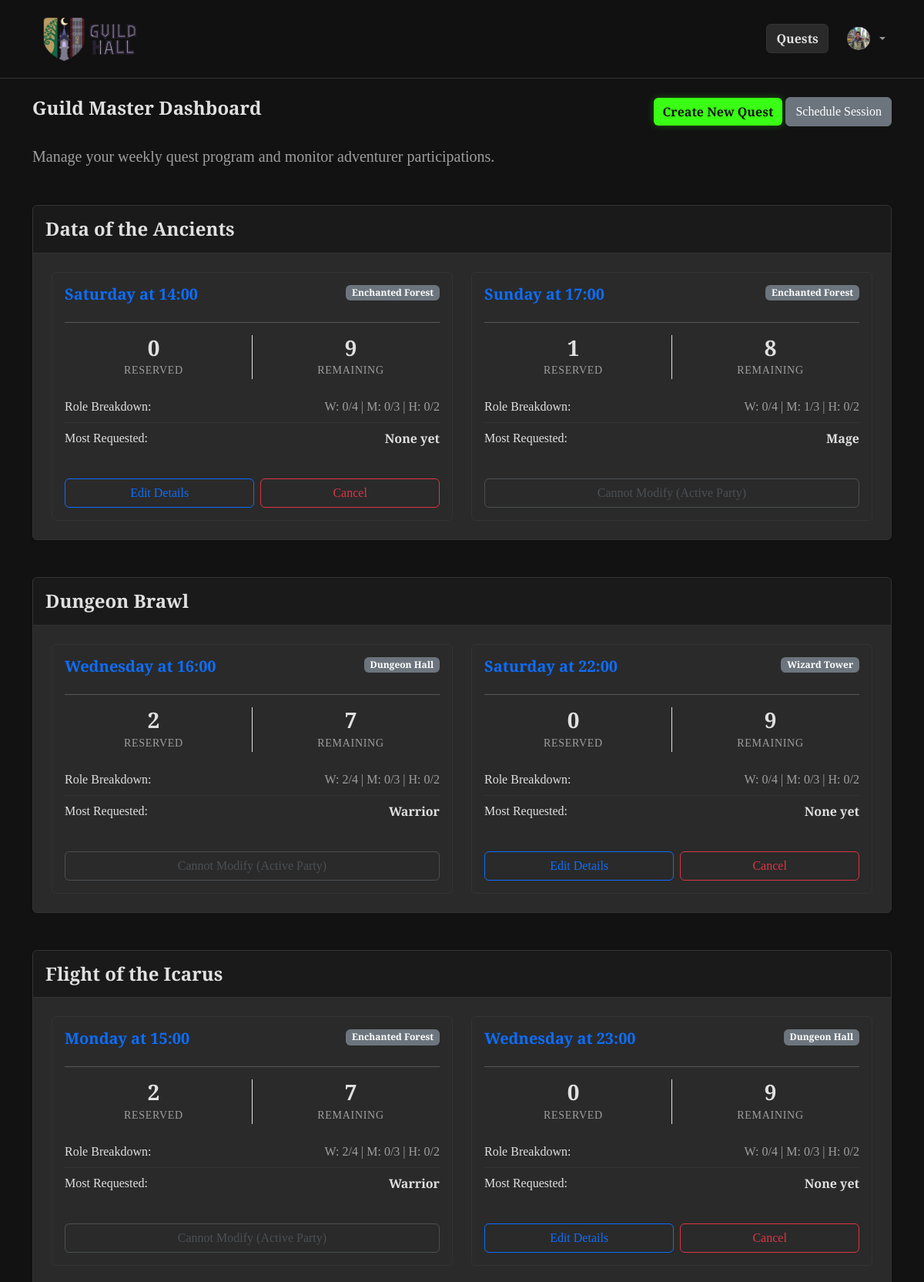
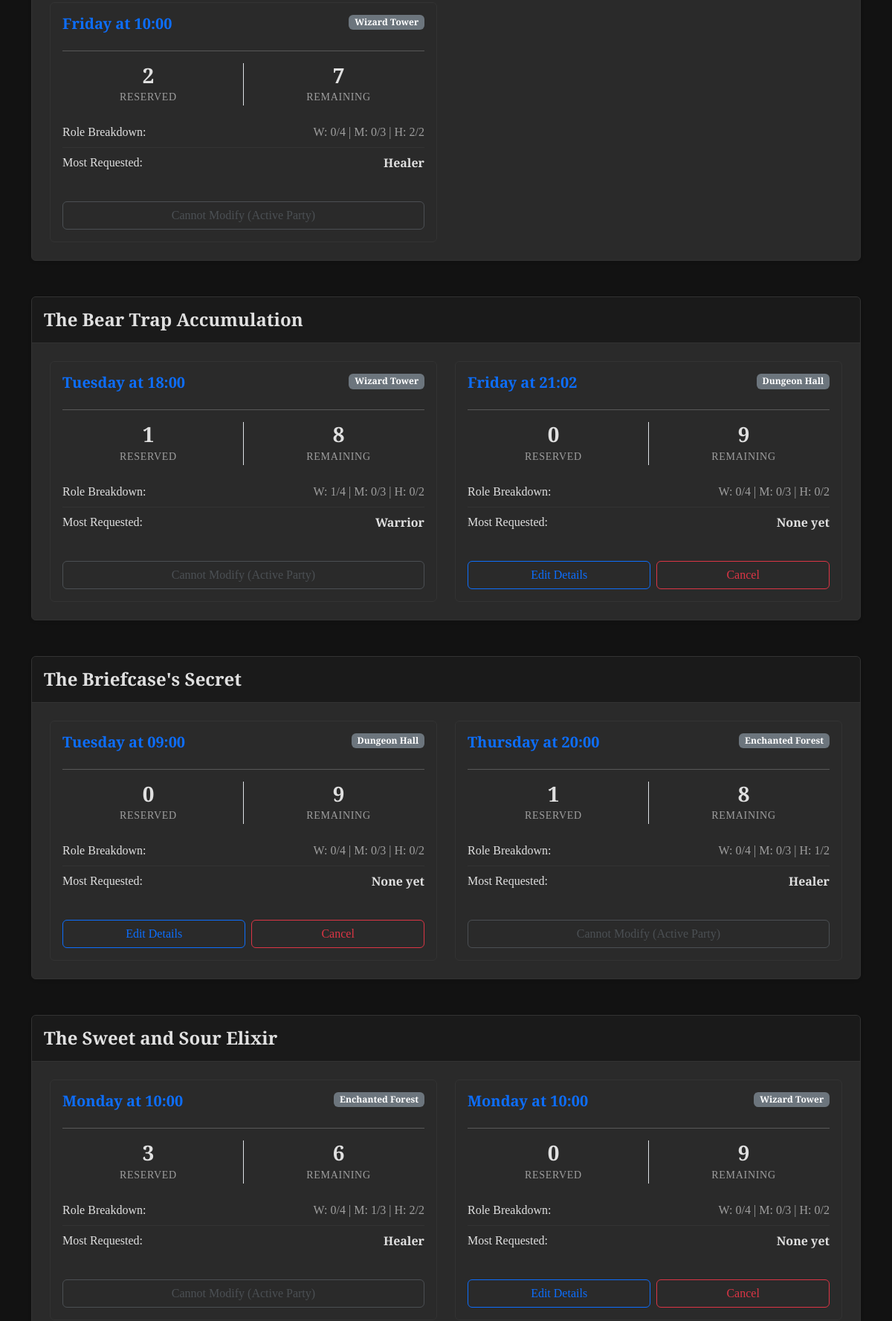
The page /gm/dashboard (signed in, upper part) on the database its author committed (2 pictures, top to bottom).
### tables this page shows
CREATE TABLE "users" (
	"UId"	INTEGER,
	"username"	TEXT NOT NULL UNIQUE,
	"password_hash"	TEXT NOT NULL,
	"role"	TEXT NOT NULL,
	"avatar_filename"	TEXT,
	PRIMARY KEY("UId" AUTOINCREMENT)
);

CREATE TABLE "quests" (
	"QId"	INTEGER,
	"title"	TEXT NOT NULL,
	"duration"	INTEGER NOT NULL,
	"quest_type"	TEXT NOT NULL,
	"difficulty"	TEXT NOT NULL,
	"description"	TEXT,
	"image_filename"	TEXT,
	PRIMARY KEY("QId" AUTOINCREMENT)
);

### app.py (the view)
@app.route('/gm/dashboard')
@login_required
def gm_dashboard():
    if current_user.role != GM:
        flash("Access denied. Only Guild Masters can view this page.", "danger")
        return redirect(url_for('profile'))
    raw_stats = db.get_gm_dashboard_stats()
    quests_grouped = {}
    for row in raw_stats:
        qid = row['QId']
        if qid not in quests_grouped:
            quests_grouped[qid] = {
                'title': row['title'],
                'sessions': []
            }
        if row['SId'] is not None:
            roles = {
                'Warrior': row['warrior_res'],
                'Mage': row['mage_res'],
                'Healer': row['healer_res']
            }
            max_res = max(roles.values())
            if max_res == 0:
                most_requested = "None yet"
            else:
                most_requested = ", ".join([k for k, v in roles.items() if v == max_res])
            session_dict = dict(row)
            session_dict['remaining_places'] = 9 - row['total_reserved']
            session_dict['most_requested'] = most_requested
            quests_grouped[qid]['sessions'].append(session_dict)
    return render_template('gm_dashboard.html', quests_grouped=quests_grouped)

### app.py (called while the page is built)
@login_manager.user_loader
def load_user(user_id):
    return db.get_user_by_id(user_id)

### db.py (called while the page is built)
def get_db_connection():
    conn = sqlite3.connect('database.db')
    conn.row_factory = sqlite3.Row
    return conn

def get_user_by_id(uid):
    conn = get_db_connection()
    cursor = conn.cursor()
    query = 'SELECT * FROM users WHERE UId = ?'
    cursor.execute(query, (uid,))
    user_row = cursor.fetchone()
    conn.close()
    if user_row:
        return User(id=user_row['UId'],
                    username=user_row['username'],
                    role=user_row['role'],
                    avatar_filename=user_row['avatar_filename'])
    return None

### templates/gm_dashboard.html (shortened to what this page needs)
{% extends 'base.html' %}
{% block content %}
<div class="d-flex justify-content-between align-items-center mb-4">
    <h2>Guild Master Dashboard</h2>
    <div>
        <a href="{{ url_for('create_quest')}}" class="btn btn-primary">Create New Quest</a>
        <a href="{{ url_for('schedule_session')}}" class="btn btn-secondary">Schedule Session</a>
    </div>
</div>
<p class="lead text-muted mb-5">Manage your weekly quest program and monitor adventurer participations.</p>
{% if quests_grouped %}
    {% for qid, quest in quests_grouped.items() %}
        <div class="card shadow-sm mb-5 border-0 bg-light">
            <div class="card-header bg-dark text-white py-3">
                <h4 class="mb-0">{{ quest.title }}</h4>
            </div>
            <div class="card-body p-4">
                <div class="row row-cols-1 row-cols-lg-2 g-4">
                    {% for session in quest.sessions %}
                        <div class="col">
                            <div class="card h-100 border-secondary">
                                <div class="card-body">
                                    <div class="d-flex justify-content-between">
                                        <h5 class="card-title text-primary">{{ session.day }} at {{ session.start_time }}</h5>
                                        <span class="badge bg-secondary h-100">{{ session.location }}</span>
                                    </div>
                                    <hr>
                                    <div class="row text-center mb-3">
                                        <div class="col border-end">
                                            <h3 class="mb-0">{{ session.total_reserved }}</h3>
                                            <small class="text-muted">Reserved</small>
                                        </div>
                                        <div class="col">
                                            <h3 class="mb-0">{{ session.remaining_places }}</h3>
                                            <small class="text-muted">Remaining</small>
                                        </div>
                                    </div>
                                    <ul class="list-group list-group-flush mb-3">
                                        <li class="list-group-item d-flex justify-content-between px-0">
                                            Role Breakdown:
                                            <span class="text-muted">
                                                W: {{ session.warrior_res }}/4 | M: {{ session.mage_res }}/3 | H: {{ session.healer_res }}/2
                                            </span>
                                        </li>
                                        <li class="list-group-item d-flex justify-content-between px-0">
                                            Most Requested:
                                            <strong>{{ session.most_requested }}</strong>
                                        </li>
                                    </ul>
                                    <div class="text-end mt-auto pt-3">
                                        {% if session.total_reserved == 0 %}
                                            <div class="d-flex gap-2">
                                                <button type="button" class="btn btn-outline-primary w-100" data-bs-toggle="modal" data-bs-target="#manageSessionModal{{ session.SId }}">
                                                    Edit Details
                                                </button>
                                                <form action="{{ url_for('gm_cancel_session', session_id=session.SId) }}" method="POST" onsubmit="return confirm('Permanently cancel this scheduled session?');" class="w-100">
                                                    <button type="submit" class="btn btn-outline-danger w-100">Cancel</button>
                                                </form>
                                            </div>
                                        {% else %}
                                            <button class="btn btn-outline-secondary w-100" disabled>Cannot Modify (Active Party)</button>
                                        {% endif %}
                                    </div>
                                </div>
                            </div>
                        </div>
                    {% endfor %}
                </div>
            </div>
        </div>
    {% endfor %}
{% else %}
    <div class="alert alert-info">No quests or sessions have been scheduled for this week.</div>
{% endif %}
{% endblock %}

### templates/base.html (shortened to what this page needs)
<!DOCTYPE html>
<html lang="en">
<head>
    <link href="https://cdn.jsdelivr.net/npm/bootstrap@5.3.0/dist/css/bootstrap.min.css" rel="stylesheet">
    <link rel="stylesheet" href="{{ url_for('static', filename='css/style.css') }}">
</head>
<body {% block scrollspy %}{% endblock %}>
    <header>
        {% set is_home = request.endpoint == 'index' %}
        <nav id="{{ 'homeNavbar' if is_home else 'genNavbar' }}"
             class="navbar navbar-expand-lg navbar-dark {{ 'fixed-top navbar-transparent' if is_home else 'sticky-top glass-nav' }}">
            <div class="container">
                <a class="navbar-brand" href="{{ url_for('index') }}">
                    <img src="{{ url_for('static', filename='images/logo.png') }}" alt="Guild Logo" id="logo" class="d-inline-block align-text-top me-2">
                </a>
                <div class="collapse navbar-collapse justify-content-end" id="mobileMenu">
                    <ul class="navbar-nav align-items-lg-center">
                        <li class="nav-item me-lg-3 mb-2 mb-lg-0 {% if current_user.is_authenticated %}d-none d-lg-block{% endif %}">
                            <a class="btn btn-info w-100 text-dark fw-bold" href="{{ url_for('all_quests') }}">Quests</a>
                        </li>
                        {% if current_user.is_authenticated %}
                            <li class="nav-item dropdown d-none d-lg-block">
                                <a class="nav-link dropdown-toggle d-flex align-items-center justify-content-center" href="#" id="userDropdown" role="button" data-bs-toggle="dropdown" aria-expanded="false">
                                    {% if current_user.avatar_filename %}
                                        <img src="{{ url_for('static', filename='images/avatars/' + current_user.avatar_filename) }}" class="rounded-circle me-2 avatar-desktop">
                                    {% else %}
                                        <img src="{{ url_for('static', filename='images/avatars/davatar.jpg') }}" class="rounded-circle me-2 avatar-desktop avatar-default">
                                    {% endif %}
                                </a>
                            </li>
                        {% endif %}
                    </ul>
                </div>
            </div>
        </nav>
    </header>
    <main class="container my-4">
        {% block content %}{% endblock %}
    </main>
</body>
</html>

### static/css/style.css (style rules this page uses)
:root { --bg-obsidian: #121212; --surface-parchment: #2A2A2A; --text-primary: #E0E0E0; --text-muted: #9E9E9E; --accent-magic: #39FF14; --role-warrior: #dc7e14; --role-mage: #00b0ff; --role-healer: #92c850; --border-dim: #333333; }
body { background-color: var(--bg-obsidian); color: var(--text-primary); font-family: 'EB Garamond', serif; }
h1, h2, h3, h4, h5, h6, .navbar-brand { font-family: 'Cinzel', serif; font-weight: 600; color: var(--text-primary); }
h2 { font-size: 1.5rem; }
p { font-size: 1rem; font-weight: 400; }
small { font-size: 0.875rem; text-transform: uppercase; letter-spacing: 0.05em; color: var(--text-muted); }
.card, .bg-light, .bg-white { background-color: var(--surface-parchment) !important; border: 1px solid var(--border-dim) !important; color: var(--text-primary) !important; }
.card-header.bg-dark { background-color: #1a1a1a !important; border-bottom: 1px solid var(--border-dim); }
.text-muted { color: var(--text-muted) !important; }
.btn-primary { background-color: var(--accent-magic); color: #121212; border: none; font-weight: 600; box-shadow: 0 0 10px rgba(57, 255, 20, 0.3); transition: all 0.3s ease; }
.btn:disabled, .btn.disabled, button[disabled] { opacity: 0.5; cursor: not-allowed !important; box-shadow: none !important; pointer-events: all; pointer-events: none; }
.badge { color: white; }
.list-group-item { background-color: transparent !important; color: var(--text-primary) !important; border-color: var(--border-dim) !important; }
.navbar-brand { padding-top: 0; padding-bottom: 0; }
#logo { max-width: 150px; }
.glass-nav { background-color: rgba(18, 18, 18, 0.95) !important; backdrop-filter: blur(10px); -webkit-backdrop-filter: blur(10px); border-bottom: 1px solid var(--border-dim); z-index: 10000; }
.navbar .btn-info { background-color: var(--surface-parchment); color: var(--text-primary) !important; border: 1px solid var(--border-dim); transition: all 0.3s ease; }
.avatar-desktop { width: 30px; height: 30px; object-fit: cover; }
.card-title { white-space: nowrap; overflow: hidden; text-overflow: ellipsis; }

### rows shown on the page
users: avatar_filename (picture)
quests: title "Data of the Ancients"
quests: title "Dungeon Brawl"
quests: title "Flight of the Icarus"
quests: title "The Bear Trap Accumulation"
quests: title "The Briefcase's Secret"
quests: title "The Sweet and Sour Elixir"

### other values the page prints
{{ session.day }} "Saturday"
{{ session.start_time }} "14:00"
{{ session.location }} "Enchanted Forest"
{{ session.total_reserved }} "0"
{{ session.remaining_places }} "9"
{{ session.warrior_res }} "0"
{{ session.mage_res }} "0"
{{ session.healer_res }} "0"
{{ session.most_requested }} "None yet"
{{ session.day }} "Sunday"
{{ session.start_time }} "17:00"
{{ session.total_reserved }} "1"
{{ session.remaining_places }} "8"
{{ session.mage_res }} "1"
{{ session.most_requested }} "Mage"
